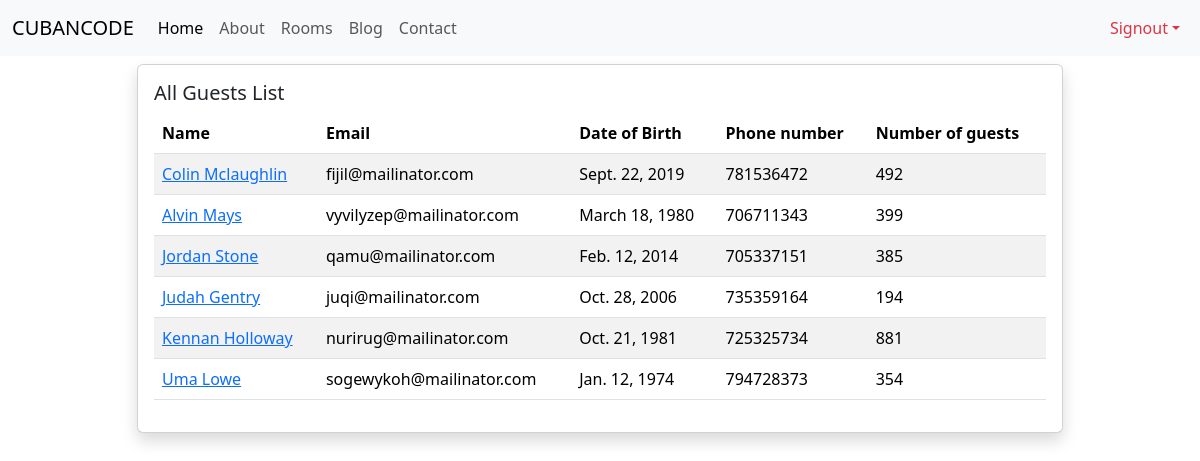
The page /guest on the database its author committed.
### app/models.py (models this page shows, shortened)
class Guest(models.Model):
    name = models.CharField(max_length=50)
    email = models.EmailField(unique=True)
    dob = models.DateField(null=True)
    phone_number = models.IntegerField()
    number_of_guests = models.IntegerField()
    profile_picture = models.ImageField(upload_to=unique_img_name, null=True , default='guests/default.png')
    check_in = models.DateTimeField(null=True)
    check_out = models.DateTimeField(null=True)

### app/views.py (the view)
# urls.py: path('guest', views.all_guests, name= "all"),
def all_guests(request):
    guests = Guest.objects.all()
    return render(request, 'all_guests.html', {"guests": guests})

### templates/all_guests.html (shortened to what this page needs)
<!doctype html>
<html lang="en">
<head>
    <link href="https://cdn.jsdelivr.net/npm/bootstrap@5.3.3/dist/css/bootstrap.min.css" rel="stylesheet">
</head>
<body>
{% include 'navbar.html' %}
<div class="container pt-2">
    <div class="row justify-content-center">
        <div class="col-lg-10">
            <div class="card shadow">
                <div class="card-body">
                    <h5 class="card-title">All Guests List</h5>
                    <div class="table-responsive">
                        <table class="table table-striped">
                            <thead>
                            <tr>
                                <th>Name</th>
                                <th>Email</th>
                                <th>Date of Birth</th>
                                <th>Phone number</th>
                                <th>Number of guests</th>
                            </tr>
                            </thead>
                            <tbody>
                            {% for guest in guests %}
                            <tr>
                                <td>
                                    <a href="/guests/{{ guest.id }}">{{ guest.name | title }}</a>
                                </td>
                                <td>{{ guest.email }}</td>
                                <td>{{ guest.dob }}</td>
                                <td>{{ guest.phone_number }}</td>
                                <td>{{ guest.number_of_guests }}</td>
                            </tr>
                            {% endfor %}
                            </tbody>
                        </table>
                    </div>
                </div>
            </div>
        </div>
    </div>
</div>
</body>
</html>

### templates/navbar.html (shortened to what this page needs)
<nav class="navbar navbar-expand-lg bg-light sticky-top justify-content-between">
    <div class="container-fluid">
        <a class="navbar-brand" href="{% url 'home' %}">CUBANCODE</a>
        <div class="collapse navbar-collapse" id="navbarTogglerDemo01">
            <ul class="navbar-nav me-auto mb-2 mb-lg-0">
                <li class="nav-item">
                    <a class="nav-link active" aria-current="page" href="{% url 'home' %}">Home</a>
                </li>
                <li class="nav-item">
                    <a class="nav-link" href="{% url 'about' %}">About</a>
                </li>
                <li class="nav-item">
                    <a class="nav-link" href="{% url 'rooms' %}">Rooms</a>
                </li>
                <li class="nav-item">
                    <a class="nav-link" href="{% url 'blog' %}">Blog</a>
                </li>
                <li class="nav-item">
                    <a class="nav-link" href="{% url 'contact' %}">Contact</a>
                </li>
            </ul>
            <ul class="navbar-nav ms-3 mb-2 mb-lg-0">
                <li class="nav-item dropdown">
                    <a class="nav-link dropdown-toggle text-danger" href="#" role="button"
                       data-bs-toggle="dropdown">Signout</a>
                </li>
            </ul>
        </div>
    </div>
</nav>

### rows shown on the page
Guest: name "Colin Mclaughlin", email "fijil@mailinator.com", dob "Sept. 22, 2019", phone_number "781536472", number_of_guests "492"
Guest: name "Alvin Mays", email "vyvilyzep@mailinator.com", dob "March 18, 1980", phone_number "706711343", number_of_guests "399"
Guest: name "Jordan Stone", email "qamu@mailinator.com", dob "Feb. 12, 2014", phone_number "705337151", number_of_guests "385"
Guest: name "Judah Gentry", email "juqi@mailinator.com", dob "Oct. 28, 2006", phone_number "735359164", number_of_guests "194"
Guest: name "Kennan Holloway", email "nurirug@mailinator.com", dob "Oct. 21, 1981", phone_number "725325734", number_of_guests "881"
Guest: name "Uma Lowe", email "sogewykoh@mailinator.com", dob "Jan. 12, 1974", phone_number "794728373", number_of_guests "354"
